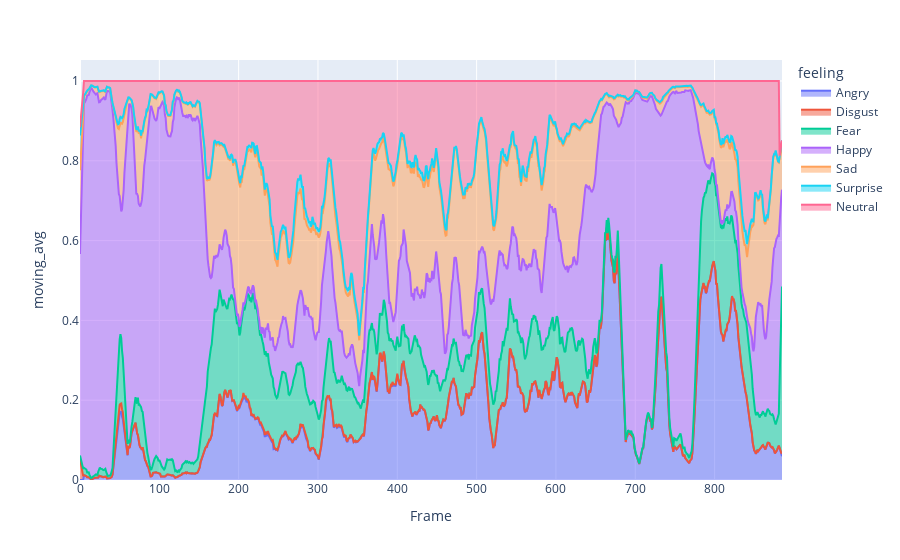

Source (notebook cell):
### Code cell
fig = px.area(df, x="Frame", y="moving_avg", color="feeling")
fig.show()

### Figure 1 — Plotly figure (JSON) as saved in the notebook; plotly's stock layout.template omitted (floating-point values rounded to 4 significant figures; data arrays with more than 128 entries replaced by an {"elided": "..."} marker saying what was removed)
{"data": [{"fillpattern": {"shape": ""}, "hovertemplate": "feeling=Angry<br>Frame=%{x}<br>moving_avg=%{y}<extra></extra>", "legendgroup": "Angry", "line": {"color": "#636efa"}, "marker": {"symbol": "circle"}, "mode": "lines", "name": "Angry", "orientation": "v", "showlegend": true, "stackgroup": "1", "type": "scatter", "x": {"elided": "886 int values"}, "xaxis": "x", "y": {"elided": "886 float values"}, "yaxis": "y"}, {"fillpattern": {"shape": ""}, "hovertemplate": "feeling=Disgust<br>Frame=%{x}<br>moving_avg=%{y}<extra></extra>", "legendgroup": "Disgust", "line": {"color": "#EF553B"}, "marker": {"symbol": "circle"}, "mode": "lines", "name": "Disgust", "orientation": "v", "showlegend": true, "stackgroup": "1", "type": "scatter", "x": {"elided": "886 int values"}, "xaxis": "x", "y": {"elided": "886 float values"}, "yaxis": "y"}, {"fillpattern": {"shape": ""}, "hovertemplate": "feeling=Fear<br>Frame=%{x}<br>moving_avg=%{y}<extra></extra>", "legendgroup": "Fear", "line": {"color": "#00cc96"}, "marker": {"symbol": "circle"}, "mode": "lines", "name": "Fear", "orientation": "v", "showlegend": true, "stackgroup": "1", "type": "scatter", "x": {"elided": "886 int values"}, "xaxis": "x", "y": {"elided": "886 float values"}, "yaxis": "y"}, {"fillpattern": {"shape": ""}, "hovertemplate": "feeling=Happy<br>Frame=%{x}<br>moving_avg=%{y}<extra></extra>", "legendgroup": "Happy", "line": {"color": "#ab63fa"}, "marker": {"symbol": "circle"}, "mode": "lines", "name": "Happy", "orientation": "v", "showlegend": true, "stackgroup": "1", "type": "scatter", "x": {"elided": "886 int values"}, "xaxis": "x", "y": {"elided": "886 float values"}, "yaxis": "y"}, {"fillpattern": {"shape": ""}, "hovertemplate": "feeling=Sad<br>Frame=%{x}<br>moving_avg=%{y}<extra></extra>", "legendgroup": "Sad", "line": {"color": "#FFA15A"}, "marker": {"symbol": "circle"}, "mode": "lines", "name": "Sad", "orientation": "v", "showlegend": true, "stackgroup": "1", "type": "scatter", "x": {"elided": "886 int values"}, "xaxis": "x", "y": {"elided": "886 float values"}, "yaxis": "y"}, {"fillpattern": {"shape": ""}, "hovertemplate": "feeling=Surprise<br>Frame=%{x}<br>moving_avg=%{y}<extra></extra>", "legendgroup": "Surprise", "line": {"color": "#19d3f3"}, "marker": {"symbol": "circle"}, "mode": "lines", "name": "Surprise", "orientation": "v", "showlegend": true, "stackgroup": "1", "type": "scatter", "x": {"elided": "886 int values"}, "xaxis": "x", "y": {"elided": "886 float values"}, "yaxis": "y"}, {"fillpattern": {"shape": ""}, "hovertemplate": "feeling=Neutral<br>Frame=%{x}<br>moving_avg=%{y}<extra></extra>", "legendgroup": "Neutral", "line": {"color": "#FF6692"}, "marker": {"symbol": "circle"}, "mode": "lines", "name": "Neutral", "orientation": "v", "showlegend": true, "stackgroup": "1", "type": "scatter", "x": {"elided": "886 int values"}, "xaxis": "x", "y": {"elided": "886 float values"}, "yaxis": "y"}], "layout": {"legend": {"title": {"text": "feeling"}, "tracegroupgap": 0}, "margin": {"t": 60}, "xaxis": {"anchor": "y", "domain": [0, 1], "title": {"text": "Frame"}}, "yaxis": {"anchor": "x", "domain": [0, 1], "title": {"text": "moving_avg"}}}}
